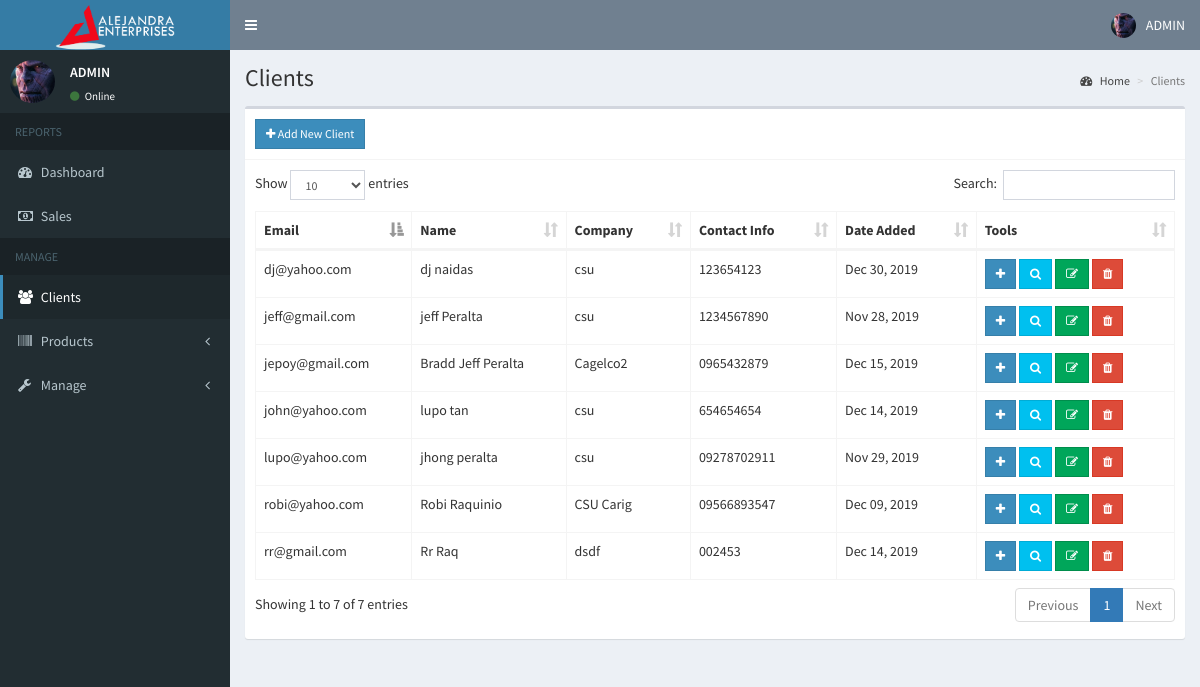
The page /admin/users.php (signed in) on the database its author committed.
### tables this page shows
CREATE TABLE `users` (
  `id` int(11) NOT NULL,
  `email` varchar(200) NOT NULL,
  `password` varchar(60) NOT NULL,
  `type` int(1) NOT NULL,
  `firstname` varchar(50) NOT NULL,
  `lastname` varchar(50) NOT NULL,
  `company` varchar(255) NOT NULL,
  `address` text NOT NULL,
  `contact_info` varchar(100) NOT NULL,
  `photo` varchar(200) NOT NULL,
  `status` int(1) NOT NULL,
  `activate_code` varchar(15) NOT NULL,
  `reset_code` varchar(15) NOT NULL,
  `created_on` date NOT NULL
);

### admin/includes/session.php (called while the page is built, shortened)
<?php
	include '../includes/conn.php';
	$conn = $pdo->open();
	$stmt = $conn->prepare("SELECT * FROM users WHERE id=:id");
	$stmt->execute(['id'=>$_SESSION['admin']]);
	$admin = $stmt->fetch();
?>

### admin/users.php (the view, shortened to what this page needs)
<?php include 'includes/session.php'; ?>
<?php include 'includes/header.php'; ?>
<body class="hold-transition skin-blue sidebar-mini">
<div class="wrapper">
  <?php include 'includes/navbar.php'; ?>
  <?php include 'includes/menubar.php'; ?>
  <div class="content-wrapper">
    <section class="content-header">
      <h1>
       Clients
      </h1>
      <ol class="breadcrumb">
        <li><a href="#"><i class="fa fa-dashboard"></i> Home</a></li>
        <li class="active">Clients</li>
      </ol>
    </section>
    <section class="content">
      <div class="row">
        <div class="col-xs-12">
          <div class="box">
            <div class="box-header with-border">
              <a href="#addnew" data-toggle="modal" class="btn btn-primary btn-sm btn-flat"><i class="fa fa-plus"></i> Add New Client</a>
            </div>
            <div class="box-body">
              <table id="example1" class="table table-bordered">
                <thead>
                  <th>Email</th>
                  <th>Name</th>
                  <th>Company</th>
                  <th>Contact Info</th>
                  <th>Date Added</th>
                  <th>Tools</th>
                </thead>
                <tbody>
                  <?php
                    $conn = $pdo->open();
                    try{
                      $stmt = $conn->prepare("SELECT * FROM users WHERE type=:type");
                      $stmt->execute(['type'=>0]);
                      foreach($stmt as $row){
                        echo "
                          <tr>
                            <td>".$row['email']."</td>
                            <td>".$row['firstname'].' '.$row['lastname']."</td>
                             <td>".$row['company']."</td>
                              <td>".$row['contact_info']."</td>
                            <td>".date('M d, Y', strtotime($row['created_on']))."</td>
                            <td>
                           <button class='btn btn-primary btn-sm new_transaction btn-flat' data-id='".$row['id']." ' data-toggle='tooltip' data-placement='top' title='Add Transaction''><i class='fa fa-plus'></i></button>
                           <a href='transactionx.php?user=".$row['id']."' class='btn btn-info btn-sm btn-flat' data-toggle='tooltip' data-placement='top' title='View Transactions'><i class='fa fa-search'></i></a>
                              <button data-toggle='tooltip' data-placement='top' title='Edit Profile' class='btn btn-success btn-sm edit btn-flat' data-id='".$row['id']."'><i class='fa fa-edit' ></i></button>
                              <button class='btn btn-danger btn-sm delete btn-flat' data-id='".$row['id']."' data-toggle='tooltip' data-placement='top' title='Delete'><i class='fa fa-trash'></i></button>
                            </td>
                          </tr>
                        ";
                      }
                    }
                    catch(PDOException $e){
                      echo $e->getMessage();
                    }
                  ?>
                </tbody>
              </table>
            </div>
          </div>
        </div>
      </div>
    </section>
  </div>
</div>
</body>
</html>

### admin/includes/navbar.php (shortened to what this page needs)
<header class="main-header">
  <a href="#" class="logo">
   <img src="../images/received_265696521033429.png" width="120px">
  </a>
  <nav class="navbar navbar-static-top">
    <a href="#" class="sidebar-toggle" data-toggle="push-menu" role="button">
    </a>
    <div class="navbar-custom-menu">
      <ul class="nav navbar-nav">
        <li class="dropdown user user-menu">
          <a href="#" class="dropdown-toggle" data-toggle="dropdown">
            <img src="<?php echo (!empty($admin['photo'])) ? '../images/'.$admin['photo'] : '../images/profile.jpg'; ?>" class="user-image" alt="User Image">
            <span class="hidden-xs">ADMIN</span>
          </a>
        </li>
      </ul>
    </div>
  </nav>
</header>

### admin/includes/menubar.php (shortened to what this page needs)
<aside class="main-sidebar">
  <section class="sidebar">
    <div class="user-panel">
      <div class="pull-left image">
        <img src="<?php echo (!empty($admin['photo'])) ? '../images/'.$admin['photo'] : '../images/profile.jpg'; ?>" class="img-circle" alt="User Image">
      </div>
      <div class="pull-left info">
        <p>ADMIN</p>
        <a><i class="fa fa-circle text-success"></i> Online</a>
      </div>
    </div>
    <ul class="sidebar-menu" data-widget="tree">
      <li class="header">REPORTS</li>
      <li><a href="home.php"><i class="fa fa-dashboard"></i> <span>Dashboard</span></a></li>
      <li><a href="reports.php"><i class="fa fa-money"></i> <span>Sales</span></a></li>
      <li class="header">MANAGE</li>
      <li><a href="users.php"><i class="fa fa-users"></i> <span>Clients</span></a></li>
      <li class="treeview">
        <a href="#">
          <i class="fa fa-barcode"></i>
          <span>Products</span>
          <span class="pull-right-container">
            <i class="fa fa-angle-left pull-right"></i>
          </span>
        </a>
      </li>
       <li class="treeview">
        <a href="#">
          <i class="fa fa-wrench"></i>
          <span>Manage</span>
          <span class="pull-right-container">
            <i class="fa fa-angle-left pull-right"></i>
          </span>
        </a>
  </li>
  </section>
</aside>

### rows shown on the page
users: photo (picture)
users: email "jeff@gmail.com", firstname "jeff", lastname "Peralta", company "csu", contact_info "1234567890", created_on "Nov 28, 2019"
users: email "lupo@yahoo.com", firstname "jhong", lastname "peralta", company "csu", contact_info "09278702911", created_on "Nov 29, 2019"
users: email "robi@yahoo.com", firstname "Robi", lastname "Raquinio", company "CSU Carig", contact_info "09566893547", created_on "Dec 09, 2019"
users: email "john@yahoo.com", firstname "lupo", lastname "tan", company "csu", contact_info "654654654", created_on "Dec 14, 2019"
users: email "dj@yahoo.com", firstname "dj", lastname "naidas", company "csu", contact_info "123654123", created_on "Dec 30, 2019"
users: email "rr@gmail.com", firstname "Rr", lastname "Raq", company "dsdf", contact_info "002453", created_on "Dec 14, 2019"
users: email "jepoy@gmail.com", firstname "Bradd Jeff", lastname "Peralta", company "Cagelco2", contact_info "0965432879", created_on "Dec 15, 2019"
